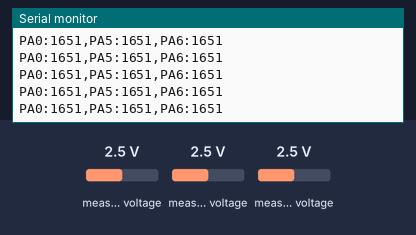
This sketch was run on a simulated Arduino Uno, built with avr-gcc and run on an emulated ATmega328P. Shown: the last lines printed to the serial monitor. Wiring (inferred from the names in the program): MCP3008 converter: CS pin 10. The inputs (shaded band) are chosen by the test bench; at power-on: measured voltage 2.5 V.

Above: at 1.2 s.
1.3 s: measured voltage (sensor 200) set to 0.1 V
At 2.2 s:
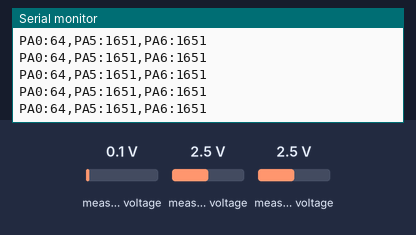
4.3 s: measured voltage (sensor 201) set to 1.2 V
At 5.4 s:
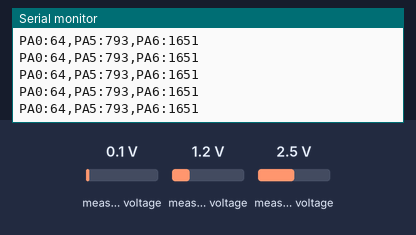
7.3 s: measured voltage (sensor 202) set to 0.1 V
At 8.3 s:
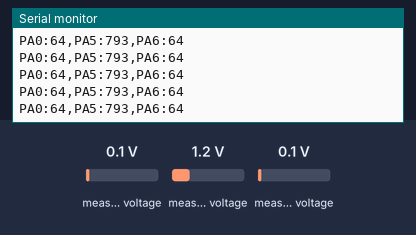
8.8 s: measured voltage (sensor 201) set to 0.1 V
At 9.5 s:
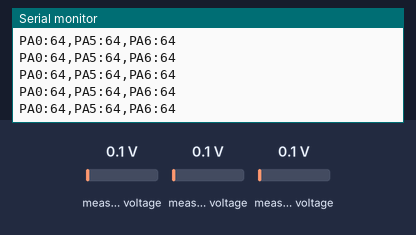
11.8 s: measured voltage (sensor 202) set to 2.5 V
At 12.9 s:
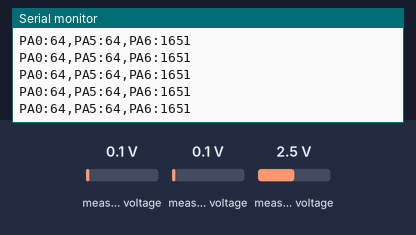
14.8 s: measured voltage (sensor 200) set to 1.2 V
At 15.9 s:
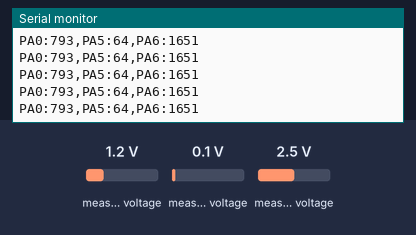
Timing chart, 0 to 17.8 s (numbered marks = the images above; inputs shaded):
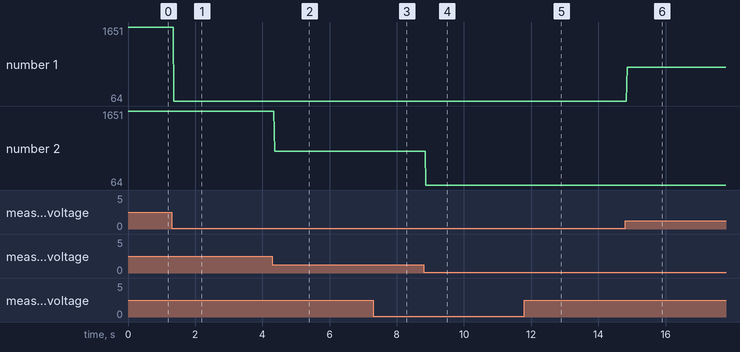

Measured:
- after the input at 1.3 s, the serial monitor: prints a new line after 0.07 s (image 1)
- after the input at 4.3 s, the serial monitor: prints a new line after 0.07 s (image 2)
- after the input at 7.3 s, the serial monitor: prints a new line after 0.06 s (image 3)
- after the input at 8.8 s, the serial monitor: prints a new line after 0.07 s (image 4)
- after the input at 11.8 s, the serial monitor: prints a new line after 0.06 s (image 5)
- after the input at 14.8 s, the serial monitor: prints a new line after 0.06 s (image 6)
- plotted number 1: 1651 → 64 after the input at 1.3 s, 64 → 793 after the input at 14.8 s
- plotted number 2: 1651 → 793 after the input at 4.3 s

The sketch:

adc_arduino_code.ino
```cpp
#include <SPI.h>

const byte MCP3004_CS = 10;   // CS/SHDN
const uint16_t VREF_MV = 3300; // change if your VREF is not 5.0V

SPISettings mcp3004SPI(1000000, MSBFIRST, SPI_MODE0);

uint16_t readMCP3004Raw(byte channel)
{
  if (channel > 3) return 0;

  byte tx0 = 0x01;
  byte tx1 = 0x80 | ((channel & 0x03) << 4); // single-ended, CH0-CH3
  byte tx2 = 0x00;

  byte rx0, rx1, rx2;

  SPI.beginTransaction(mcp3004SPI);
  digitalWrite(MCP3004_CS, LOW);

  rx0 = SPI.transfer(tx0);
  rx1 = SPI.transfer(tx1);
  rx2 = SPI.transfer(tx2);

  digitalWrite(MCP3004_CS, HIGH);
  SPI.endTransaction();

  return ((uint16_t)(rx1 & 0x03) << 8) | rx2;
}

uint16_t rawToMillivolts(uint16_t raw)
{
  return (uint32_t)raw * VREF_MV / 1023UL;
}

void setup()
{
  Serial.begin(9600);   // matches your Python visualizer
  SPI.begin();

  pinMode(MCP3004_CS, OUTPUT);
  digitalWrite(MCP3004_CS, HIGH);  // CS idle high

  // Keep SS as output so Uno stays SPI master
  pinMode(10, OUTPUT);
  digitalWrite(10, HIGH);
}

void loop()
{
  // Map MCP3004 channels to the names your Python script expects:
  // CH0 -> PA0
  // CH1 -> PA5
  // CH2 -> PA6
  uint16_t pa0_mv = rawToMillivolts(readMCP3004Raw(0));
  uint16_t pa5_mv = rawToMillivolts(readMCP3004Raw(1));
  uint16_t pa6_mv = rawToMillivolts(readMCP3004Raw(2));

  Serial.print("PA0:");
  Serial.print(pa0_mv);
  Serial.print(",PA5:");
  Serial.print(pa5_mv);
  Serial.print(",PA6:");
  Serial.println(pa6_mv);

  delay(10);
}
```
